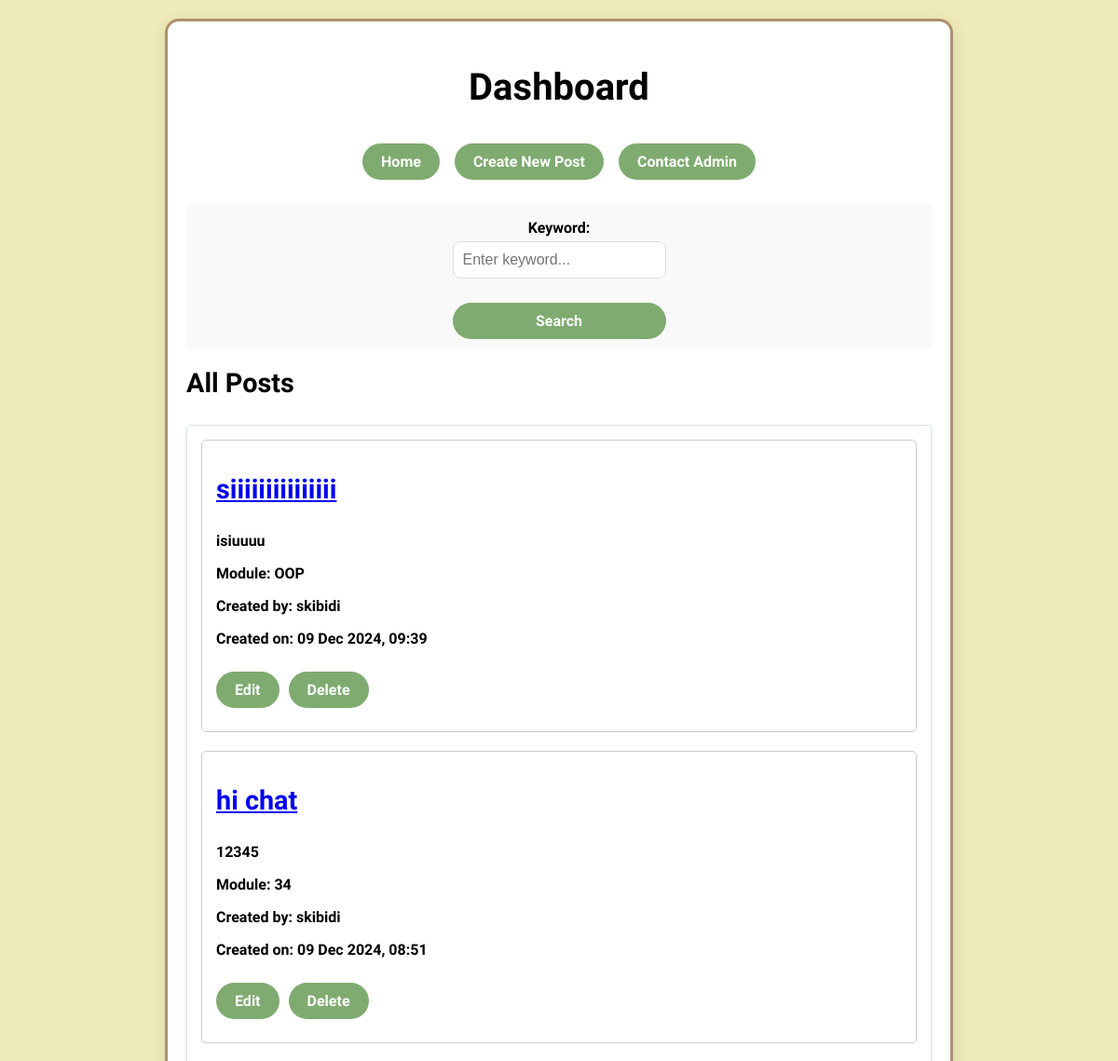
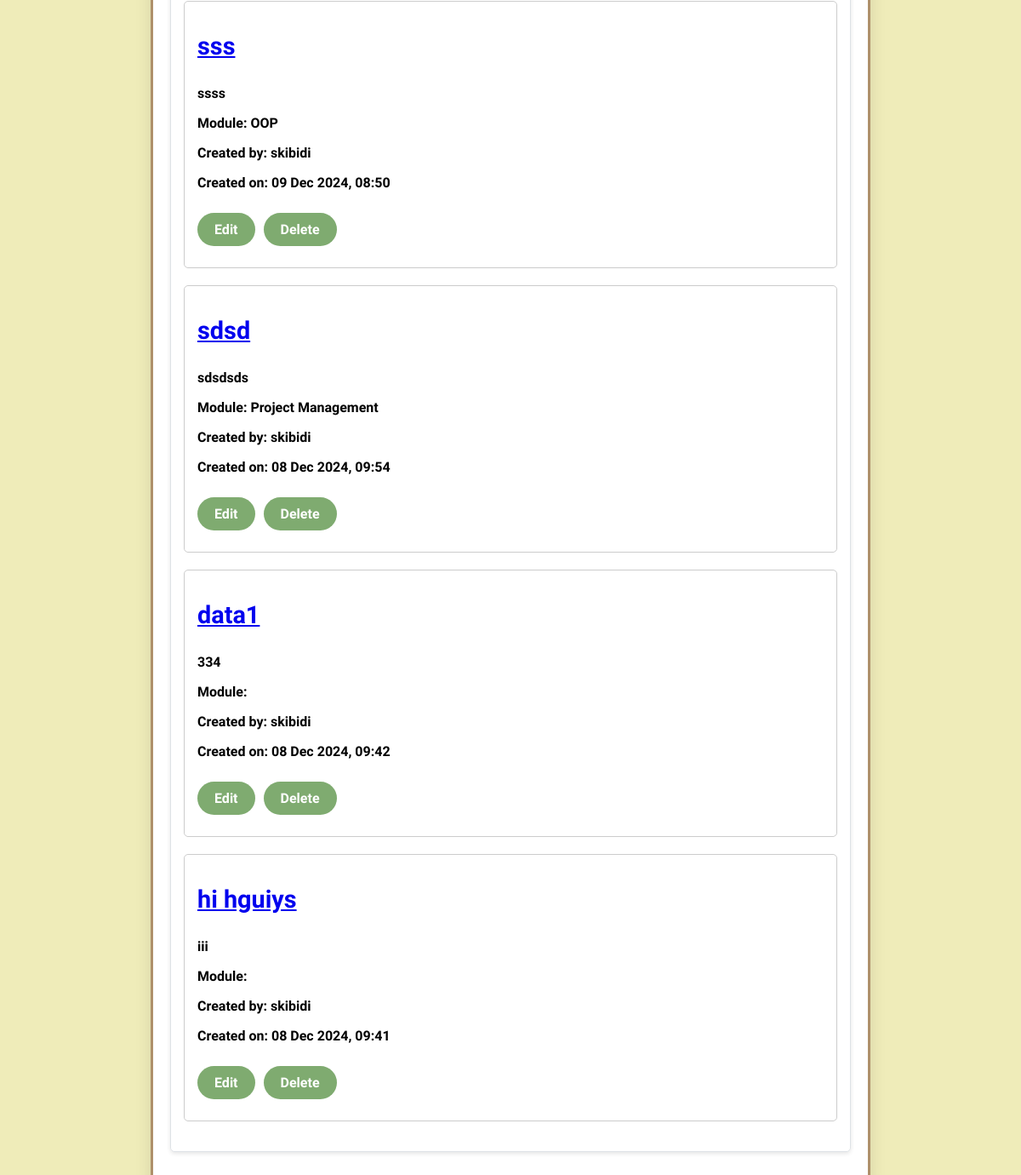
The page / (signed in) on the database its author committed (2 pictures, top to bottom).
### tables this page shows
CREATE TABLE `posts` (
  `post_id` int(11) NOT NULL,
  `user_id` int(11) NOT NULL,
  `username` text NOT NULL,
  `title` text NOT NULL,
  `content` text NOT NULL,
  `module_id` int(11) NOT NULL,
  `creation_date` datetime NOT NULL
);

CREATE TABLE `module` (
  `module_id` int(11) NOT NULL,
  `module_name` text NOT NULL
);

### index.php (the view, shortened to what this page needs)
<?php
include 'db_connect.php';
$query = "SELECT posts.*, module.module_name FROM posts
    LEFT JOIN module ON posts.module_id = module.module_id WHERE 1 = 1
    ORDER BY posts.creation_date DESC";
$search = [];
try {
    $stmt = $pdo->prepare($query);
    $stmt->execute($search);
    $posts = $stmt->fetchAll(PDO::FETCH_ASSOC);
} catch (PDOException $e) {
    $error_message = "Error fetching posts: " . $e->getMessage();
}
?>
<!DOCTYPE html>
<html lang="en">
<head>
    <link rel="stylesheet" href="https://cdn.jsdelivr.net/npm/bootstrap-icons@1.5.0/font/bootstrap-icons.css">
</head>
<body>
    <div class="container">
        <div class="welcome">
            <h1>
                <?php
                if (isset($_SESSION['session_username'])) {
                    echo "Dashboard<strong>";
                } else {
                    echo "You are not logged in.";
                }
                ?>
            </h1>
        </div>
        <div class="top-button-container">
            <a href="homepage.php" class="button">Home</a>
            <a href="create_posts.php" class="button">Create New Post</a>
            <a href="contact_admin.php" class="button">Contact Admin</a>
        </div>
        <div id="search" class="search">
            <form>
                <div class="search">
                    <label for="keyword">Keyword:</label>
                    <input type="text" name="keyword" id="keyword" placeholder="Enter keyword...">
                </div>
                <input type="submit" class="button" value="Search">
            </form>
        </div>
        <h2>All Posts</h2>
        <div class="posts">
            <?php
            if (isset($error_message)) {
                echo "<p style='color: red;'>" . htmlspecialchars($error_message) . "</p>";
            } elseif ($posts) {
                foreach ($posts as $post) {
                    echo "<div title='post-" . $post['title'] . "' class='post'>";
                    echo "<h2><a href='create_answers.php?post_id=" . $post['post_id'] . "'>" . htmlspecialchars($post['title']) . "</a></h2>";
                    echo "<p>" . htmlspecialchars($post['content']) . "</p>";
                    echo "<p>Module: " . htmlspecialchars($post['module_name']) . "</p>";
                    echo "<p>Created by: " . htmlspecialchars($post['username']) . "</p>";
                    $creationDate = new DateTime($post['creation_date']);
                    echo "<p>Created on: " . $creationDate->format('d M Y, H:i') . "</p>";
                    echo "<a href='edit_post.php?post_id=" . $post['post_id'] . "' class='button'>Edit</a>";
                    echo "<button class='button' style='margin-left: 10px' onclick='deletePost(" . $post['post_id'] . ")'>Delete</button>";
                    echo "</div>";
                }
            } else {
                echo "<p>No posts found.</p>";
            }
            ?>
        </div>
        <?php include 'dashboard.php'; ?>
    </div>
</body>
</html>

### dashboard.php (shortened to what this page needs)
<!DOCTYPE html>
<html lang="en">
<head>
    <link rel="stylesheet" href="dashboard.css">
</head>
<body>
</body>
</html>

### dashboard.css (style rules this page uses)
body { font-family: 'Nunito Sans', 'Parkinsans', sans-serif; background-color: rgb(239,236,185); }
.container { max-width: 800px; margin: 20px auto; padding: 20px; background: #fff; border: 3px solid rgb(174,144,106); border-radius: 15px; box-shadow: 0 4px 20px rgba(10, 10, 10, 0.1); }
.welcome { text-align: center; margin-bottom: 20px; }
.welcome h1 { font-size: 2.5em; color: #000000; text-align: center; }
form { display: flex; flex-direction: column; }
h2 { margin-top: 20px; font-size: 1.8em; color: black; padding-bottom: 5px; }
label { font-weight: 600; margin-bottom: 5px; }
input[type="text"], textarea, select { font-family: Nutino Sans, sans-serif; width: 100%; padding: 10px; font-size: 16px; font-weight: 400; border: 1px solid #ddd; border-radius: 8px; box-sizing: border-box; }
.button { font-family: 'Nunito Sans', sans-serif; display: flex; justify-content: center; align-items: center; padding: 12px 20px; font-size: 16px; font-weight: 600; background-color: rgba(127, 171, 112); color: rgb(255, 255, 255); border: none; border-radius: 30px; cursor: pointer; transition: background 0.3s ease, transform 0.3s ease; }
.button { font-family: 'Nunito Sans', sans-serif; display: inline-block; justify-content: center; padding: 10px 20px; font-size: 16px; background-color: rgba(127, 171, 112); color: rgb(255, 255, 255); border-radius: 30px; font-weight: bold; text-decoration: none; text-align: center; transition: background 0.3s ease, transform 0.3s ease; margin: 10px 0px; }
.posts { grid-template-columns: repeat(auto-fill, minmax(300px, 1fr)); gap: 20px; border: 1px solid #dee2e6; border-radius: 5px; padding: 15px; box-shadow: 0 2px 5px rgba(0, 0, 0, 0.1); margin-bottom: 20px; }
.search { align-items: center; background-color: #f9f9f9; max-width: 1000px; display: flex; flex-direction: column; justify-content: center; margin: 1rem 0; text-align: center; }
.post { margin-bottom: 20px; padding: 15px; border: 1px solid #ccc; border-radius: 5px; }

### index.php (style rules this page uses)
body { font-weight: 600; }
.top-button-container { display: flex; justify-content: center; gap: 1rem; margin: 1rem 0; }

### rows shown on the page
posts: title "siiiiiiiiiiiiiii", content "isiuuuu", module.module_name "OOP", username "skibidi", creation_date "09 Dec 2024, 09:39"
posts: title "hi chat", content "12345", module.module_name "34", username "skibidi", creation_date "09 Dec 2024, 08:51"
posts: title "sss", content "ssss", module.module_name "OOP", username "skibidi", creation_date "09 Dec 2024, 08:50"
posts: title "sdsd", content "sdsdsds", module.module_name "Project Management", username "skibidi", creation_date "08 Dec 2024, 09:54"
posts: title "data1", content "334", username "skibidi", creation_date "08 Dec 2024, 09:42"
posts: title "hi hguiys", content "iii", username "skibidi", creation_date "08 Dec 2024, 09:41"
